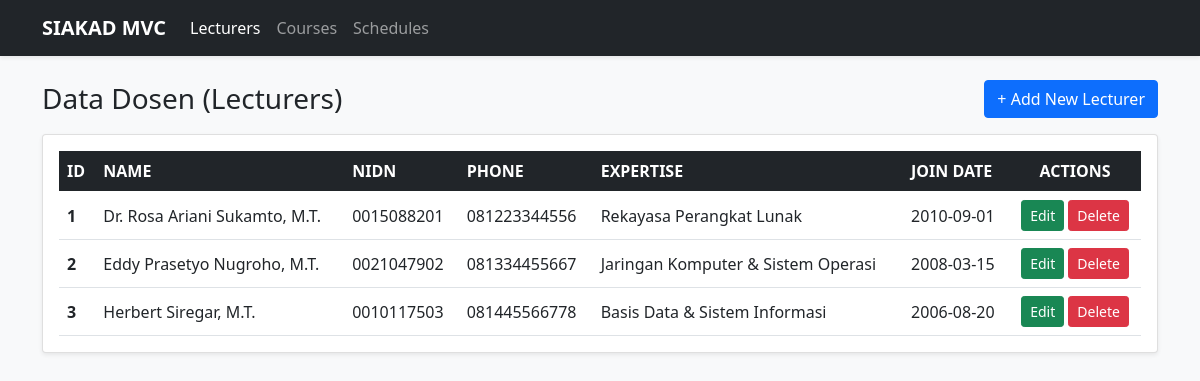
The app's page /Project/index.php with its own data.
### tables this page shows
CREATE TABLE `lecturers` (
  `id` INT(11) NOT NULL AUTO_INCREMENT,
  `name` VARCHAR(100) NOT NULL,
  `nidn` VARCHAR(20) NOT NULL UNIQUE,
  `phone` VARCHAR(20) NOT NULL,
  `join_date` DATE NOT NULL,
  `expertise` VARCHAR(100) NOT NULL DEFAULT 'Ilmu Komputer',
  PRIMARY KEY (`id`)
);

### Project/controllers/LecturerController.php (called while the page is built, shortened)
<?php
require_once __DIR__ . '/../models/Lecturer.php';
class LecturerController
{
    private Lecturer $model;
    public function __construct()
    {
        $this->model = new Lecturer();
    }
    public function index(): void
    {
        $lecturers = $this->model->getAll();
        require __DIR__ . '/../views/layouts/header.php';
        require __DIR__ . '/../views/lecturers/index.php';
        require __DIR__ . '/../views/layouts/footer.php';
    }
}

### Project/config/database.php (called while the page is built, shortened)
<?php
class Database
{
    private static ?Database $instance = null;
    private mysqli $conn;
    private string $host = "localhost";
    private string $username = "root";
    private string $password = "";
    private string $database = "db_tp8";
    private function __construct()
    {
        $this->conn = new mysqli($this->host, $this->username, $this->password, $this->database);
        $this->conn->set_charset("utf8mb4");
    }
    public static function getInstance(): Database
    {
        if (self::$instance === null) {
            self::$instance = new self();
        }
        return self::$instance;
    }
    public function getConnection(): mysqli
    {
        return $this->conn;
    }
}

### Project/models/Lecturer.php (called while the page is built, shortened)
<?php
require_once __DIR__ . '/../config/database.php';
class Lecturer
{
    private mysqli $db;
    public function __construct()
    {
        $this->db = Database::getInstance()->getConnection();
    }
    public function getAll(): array
    {
        $sql = "SELECT * FROM lecturers ORDER BY id ASC";
        $result = $this->db->query($sql);
        $data = [];
        if ($result) {
            while ($row = $result->fetch_assoc()) {
                $data[] = $row;
            }
        }
        return $data;
    }
}

### Project/views/lecturers/index.php (the view)
<div class="d-flex justify-content-between align-items-center mb-3">
  <h3 class="mb-0">Data Dosen (Lecturers)</h3>
  <a class="btn btn-primary" href="index.php?controller=lecturers&action=create">+ Add New Lecturer</a>
</div>
<div class="card shadow-sm">
  <div class="card-body table-responsive">
    <table class="table table-hover align-middle mb-0">
      <thead class="table-dark">
        <tr>
          <th>ID</th>
          <th>NAME</th>
          <th>NIDN</th>
          <th>PHONE</th>
          <th>EXPERTISE</th>
          <th>JOIN DATE</th>
          <th class="text-center">ACTIONS</th>
        </tr>
      </thead>
      <tbody>
        <?php if (empty($lecturers)): ?>
          <tr><td colspan="7" class="text-center text-muted py-4">Belum ada data dosen.</td></tr>
        <?php else: ?>
          <?php foreach ($lecturers as $row): ?>
            <tr>
              <th><?= htmlspecialchars($row['id']) ?></th>
              <td><?= htmlspecialchars($row['name']) ?></td>
              <td><?= htmlspecialchars($row['nidn']) ?></td>
              <td><?= htmlspecialchars($row['phone']) ?></td>
              <td><?= htmlspecialchars($row['expertise']) ?></td>
              <td><?= htmlspecialchars($row['join_date']) ?></td>
              <td class="text-center">
                <a class="btn btn-sm btn-success" href="index.php?controller=lecturers&action=edit&id=<?= $row['id'] ?>">Edit</a>
                <a class="btn btn-sm btn-danger" href="index.php?controller=lecturers&action=delete&id=<?= $row['id'] ?>" onclick="return confirm('Yakin ingin menghapus dosen ini?')">Delete</a>
              </td>
            </tr>
          <?php endforeach; ?>
        <?php endif; ?>
      </tbody>
    </table>
  </div>
</div>

### records on screen
lecturers: id "1", name "Dr. Rosa Ariani Sukamto, M.T.", nidn "0015088201", phone "081223344556", expertise "Rekayasa Perangkat Lunak", join_date "2010-09-01"
lecturers: id "2", name "Eddy Prasetyo Nugroho, M.T.", nidn "0021047902", phone "081334455667", expertise "Jaringan Komputer & Sistem Operasi", join_date "2008-03-15"
lecturers: id "3", name "Herbert Siregar, M.T.", nidn "0010117503", phone "081445566778", expertise "Basis Data & Sistem Informasi", join_date "2006-08-20"
